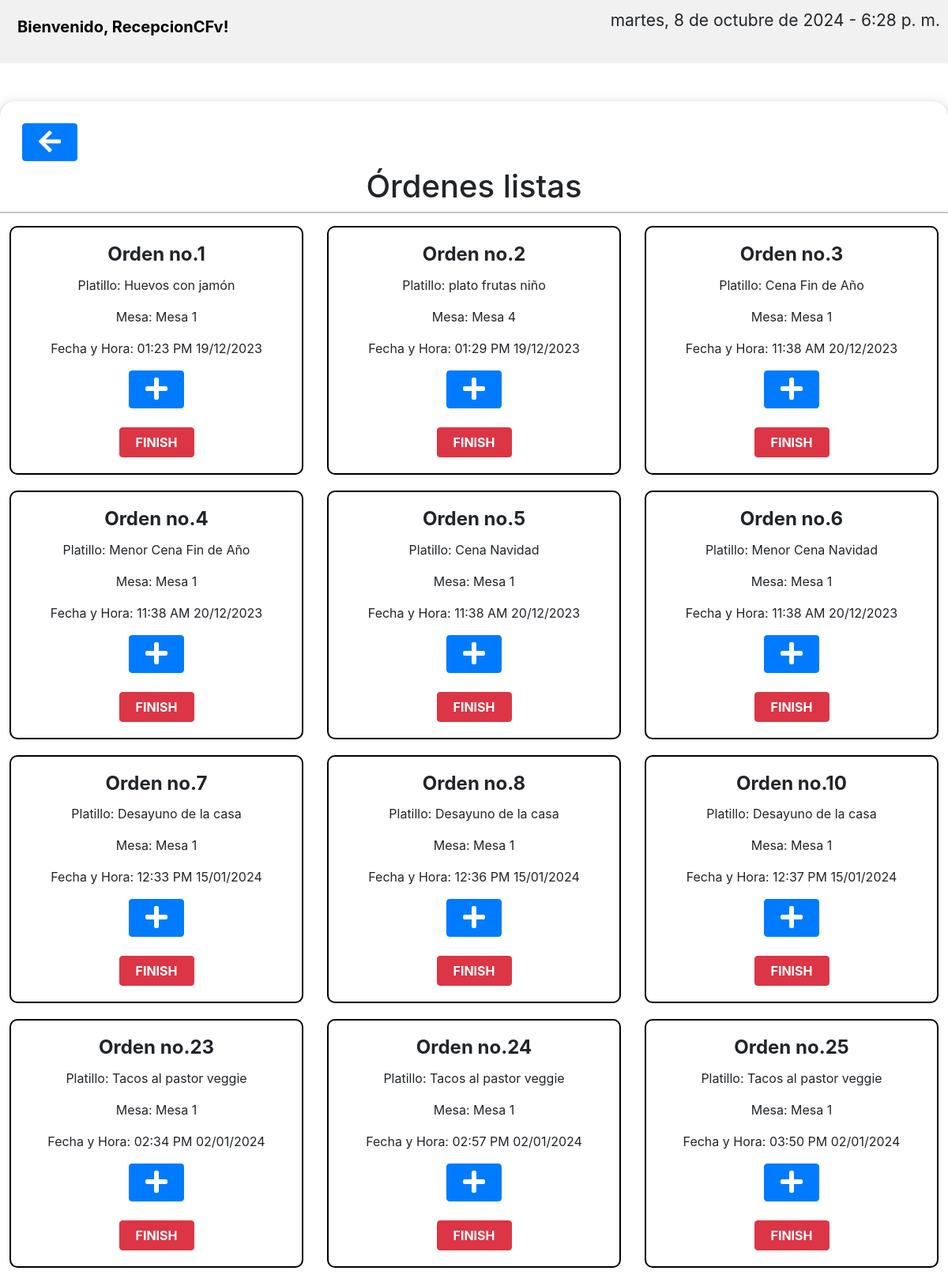
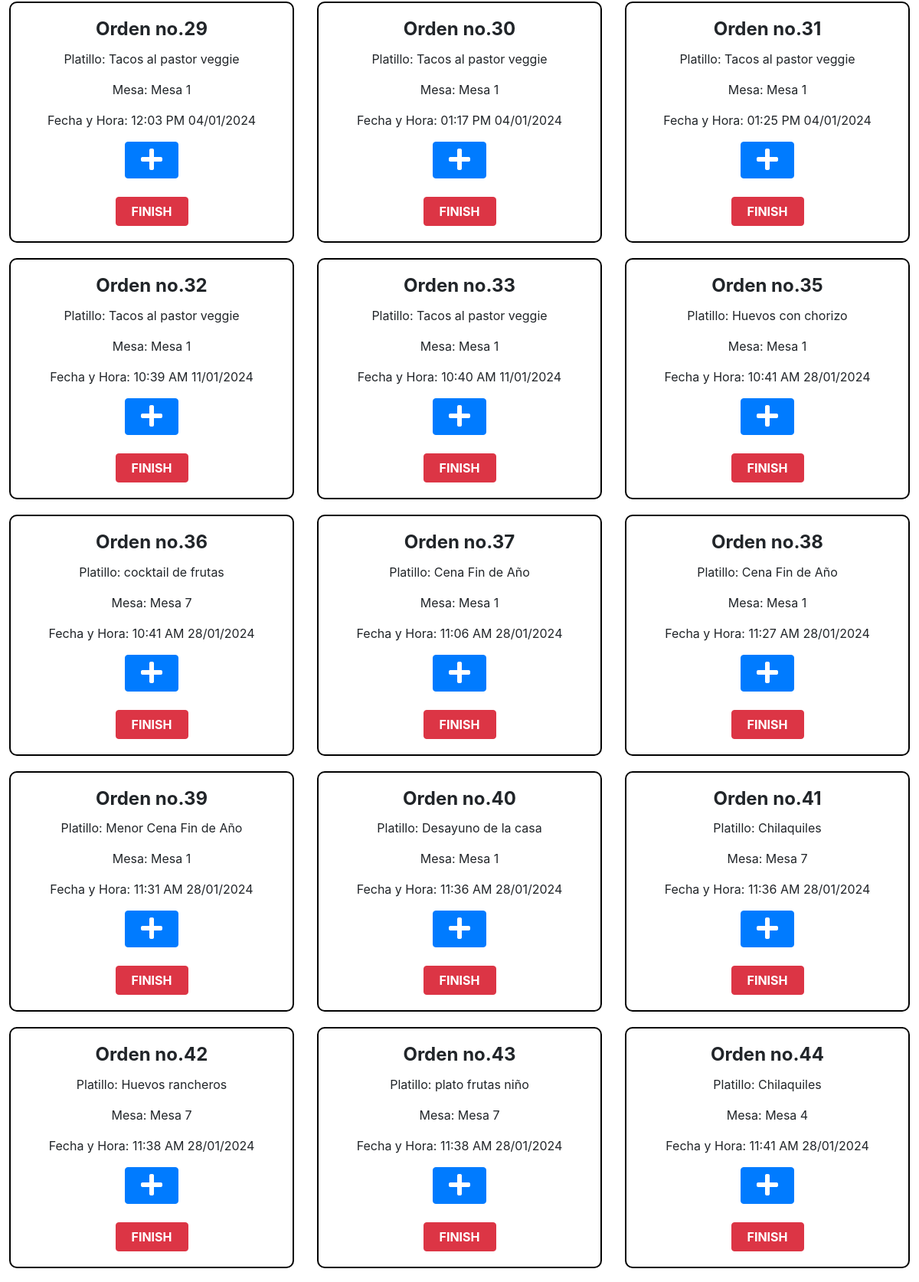
/pendientes.php (signed in, upper part), run on the app's committed database (2 pictures, top to bottom).
### tables this page shows
CREATE TABLE `ordenes_listas` (
  `id` int(11) NOT NULL,
  `mesa` varchar(255) NOT NULL,
  `nombre` varchar(255) NOT NULL,
  `cantidad` varchar(255) NOT NULL,
  `preciou` varchar(255) NOT NULL,
  `fyh` datetime DEFAULT NULL
);

### pendientes.php (the view, shortened to what this page needs)
<?php
    $con=conectar();
    $sql="SELECT * FROM ordenes_listas";
    $query=mysqli_query($con,$sql);
?>
<!DOCTYPE html>
<html lang="en">
    <head>
        <link href="css/style.css" rel="stylesheet">
        <link href="https://cdn.jsdelivr.net/npm/bootstrap@5.0.0-beta1/dist/css/bootstrap.min.css" rel="stylesheet">
	    <link rel="stylesheet" href="css/font-awesome.min.css">
        <link rel="stylesheet" href="css/responsive.css">
        <link rel="stylesheet" href="css/design.css">
        <link rel="stylesheet" href="css/estilo5.css">
        <link rel="stylesheet" href="css/estilo8.css">
        <link rel="stylesheet" href="css/estilotabla.css">
        <link rel="stylesheet" href="css/bootstrap.min.css">
        <link rel="stylesheet" href="https://maxcdn.bootstrapcdn.com/bootstrap/4.5.2/css/bootstrap.min.css">
        <link rel="stylesheet" href="https://cdnjs.cloudflare.com/ajax/libs/font-awesome/5.15.3/css/all.min.css" />
	    <link rel="stylesheet" href="css/contact-form.css" type="text/css">
    </head>
    <body>
            <div class="header">
                <a href="panel.php" class="logo">Bienvenido, <?php echo htmlspecialchars($_SESSION["username"]); ?>!</a>
                    <div class="header-right">
                    <span id="fecha" class="ml-auto"></span>
                    </div>
            </div>
            <div class="container mt-5 custom-container">
                <div class="row">
                <div style="text-align: left;">
            <a href="panel.php">
                <button class="btn btn-primary"><i class="fa1 fa fa-arrow-left"></i></button>
            </a>
        </div>
        <h1 class="h1">Órdenes listas</h1>
        <br>
        <hr>
        <div class="max-w-75">
            <div class="row">
                <?php
                while ($row = mysqli_fetch_array($query)) {
                ?>
                    <div class="col-md-4">
                    <div class="card">
    <div class="card-body text-center">
        <h3 class="card-title">Orden no.<?php echo $row['id'] ?> </h3>
        <p class="card-text">Platillo: <?php echo $row['nombre'] ?></p>
        <p class="card-text">Mesa: <?php echo $row['mesa'] ?></p>
        <?php
        $datetime = new DateTime($row['fyh']);
        $formattedDateTime = $datetime->format('h:i A d/m/Y');
        ?>
        <p class="card-text">Fecha y Hora: <?php echo $formattedDateTime ?></p>
        <a href="<?php echo $enlace ?>" class="btn btn-primary"><i class="fa1 fa fa-plus"></i></a>
        <br><br>
        <a href="atender_orden.php?id=<?php echo $row['id'] ?>" class="btn btn-danger"><b>Finish</b></a>
    </div>
</div>
</div>
                <?php
                }
                ?>
            </div>
        </div>
    </div>
    </body>
    <br><br>
</html>

### css/style.css (style rules this page uses)
body { background-image: url("https://images.trvl-media.com/lodging/49000000/48150000/48149900/48149888/0bb44e03.jpg?impolicy=resizecrop&rw=500&ra=fit"); background-size: cover; font-family: 'Open Sans', sans-serif; }

### css/design.css (style rules this page uses)
.header { overflow: hidden; background-color: #f1f1f1; padding: 10px 10px; }
.header a { float: left; color: black; text-align: center; padding: 12px; text-decoration: none; font-size: 15px; line-height: 25px; border-radius: 4px; }
.header a.logo { font-size: 20px; font-weight: bold; }
.header-right { float: right; }
body { font-family: Arial, Helvetica, sans-serif; background-color: black; }
* { box-sizing: border-box; }
.container { padding: 16px; background-color: white; }
hr { border: 1px solid #f1f1f1; margin-bottom: 25px; }
a { color: dodgerblue; }
.btn { border: none; color: white; padding: 10px 20px; font-size: 10px; cursor: pointer; }

### css/estilo5.css (style rules this page uses)
body { background-image: url("https://casa-flora-atlixco.booked.mx/data/Photos/OriginalPhoto/11218/1121822/1121822907/Casa-Flora-Atlixco-Hotel-Exterior.JPEG"); background-attachment: fixed; background-position: center; background-size: cover; font-family: 'Open Sans', sans-serif; }
h1,h2,h3,label,input,th { font-family: 'Open Sans', sans-serif; }

### css/estilo8.css (style rules this page uses)
.container { border-radius: 20px; padding: 20px; box-shadow: 0 4px 8px 0 rgba(0, 0, 0, 0.2), 0 6px 20px 0 rgba(0, 0, 0, 0.19); }

### css/contact-form.css (style rules this page uses)
.btn { font-size:16px;overflow:hidden;padding:6px 20px;text-transform:uppercase; }

### pendientes.php (style rules this page uses)
.custom-container { max-width: 1600px; margin: 0 auto; }
.ml-auto { font-size: 1.5em; }
.fa1 { font-size: 2em; }
a { display: block; color: #000; padding: 8px 16px; text-decoration: none; }
.header { font-size: 14px; padding: 10px; height: 80px; }
.card { border: 2px solid #000; border-radius: 10px; margin-bottom: 20px; }
.card-title { font-size: 24px; font-weight: bold; }
.card-body { padding: 20px; }
.h1 { text-align: center; }

### data on the page
ordenes_listas: id "1", nombre "Huevos con jamón", mesa "Mesa 1", fyh "01:23 PM 19/12/2023"
ordenes_listas: id "2", nombre "plato frutas niño", mesa "Mesa 4", fyh "01:29 PM 19/12/2023"
ordenes_listas: id "3", nombre "Cena Fin de Año", mesa "Mesa 1", fyh "11:38 AM 20/12/2023"
ordenes_listas: id "4", nombre "Menor Cena Fin de Año", mesa "Mesa 1", fyh "11:38 AM 20/12/2023"
ordenes_listas: id "5", nombre "Cena Navidad", mesa "Mesa 1", fyh "11:38 AM 20/12/2023"
ordenes_listas: id "6", nombre "Menor Cena Navidad", mesa "Mesa 1", fyh "11:38 AM 20/12/2023"
ordenes_listas: id "7", nombre "Desayuno de la casa", mesa "Mesa 1", fyh "12:33 PM 15/01/2024"
ordenes_listas: id "8", nombre "Desayuno de la casa", mesa "Mesa 1", fyh "12:36 PM 15/01/2024"
ordenes_listas: id "10", nombre "Desayuno de la casa", mesa "Mesa 1", fyh "12:37 PM 15/01/2024"
ordenes_listas: id "23", nombre "Tacos al pastor veggie", mesa "Mesa 1", fyh "02:34 PM 02/01/2024"
ordenes_listas: id "24", nombre "Tacos al pastor veggie", mesa "Mesa 1", fyh "02:57 PM 02/01/2024"
ordenes_listas: id "25", nombre "Tacos al pastor veggie", mesa "Mesa 1", fyh "03:50 PM 02/01/2024"
ordenes_listas: id "29", nombre "Tacos al pastor veggie", mesa "Mesa 1", fyh "12:03 PM 04/01/2024"
ordenes_listas: id "30", nombre "Tacos al pastor veggie", mesa "Mesa 1", fyh "01:17 PM 04/01/2024"
ordenes_listas: id "31", nombre "Tacos al pastor veggie", mesa "Mesa 1", fyh "01:25 PM 04/01/2024"
ordenes_listas: id "32", nombre "Tacos al pastor veggie", mesa "Mesa 1", fyh "10:39 AM 11/01/2024"
ordenes_listas: id "33", nombre "Tacos al pastor veggie", mesa "Mesa 1", fyh "10:40 AM 11/01/2024"
ordenes_listas: id "35", nombre "Huevos con chorizo", mesa "Mesa 1", fyh "10:41 AM 28/01/2024"
ordenes_listas: id "36", nombre "cocktail de frutas", mesa "Mesa 7", fyh "10:41 AM 28/01/2024"
ordenes_listas: id "37", nombre "Cena Fin de Año", mesa "Mesa 1", fyh "11:06 AM 28/01/2024"
ordenes_listas: id "38", nombre "Cena Fin de Año", mesa "Mesa 1", fyh "11:27 AM 28/01/2024"
ordenes_listas: id "39", nombre "Menor Cena Fin de Año", mesa "Mesa 1", fyh "11:31 AM 28/01/2024"
ordenes_listas: id "40", nombre "Desayuno de la casa", mesa "Mesa 1", fyh "11:36 AM 28/01/2024"
ordenes_listas: id "41", nombre "Chilaquiles", mesa "Mesa 7", fyh "11:36 AM 28/01/2024"
ordenes_listas: id "42", nombre "Huevos rancheros", mesa "Mesa 7", fyh "11:38 AM 28/01/2024"
ordenes_listas: id "43", nombre "plato frutas niño", mesa "Mesa 7", fyh "11:38 AM 28/01/2024"
ordenes_listas: id "44", nombre "Chilaquiles", mesa "Mesa 4", fyh "11:41 AM 28/01/2024"

### other printed values
$_SESSION["username"] "RecepcionCFv"
